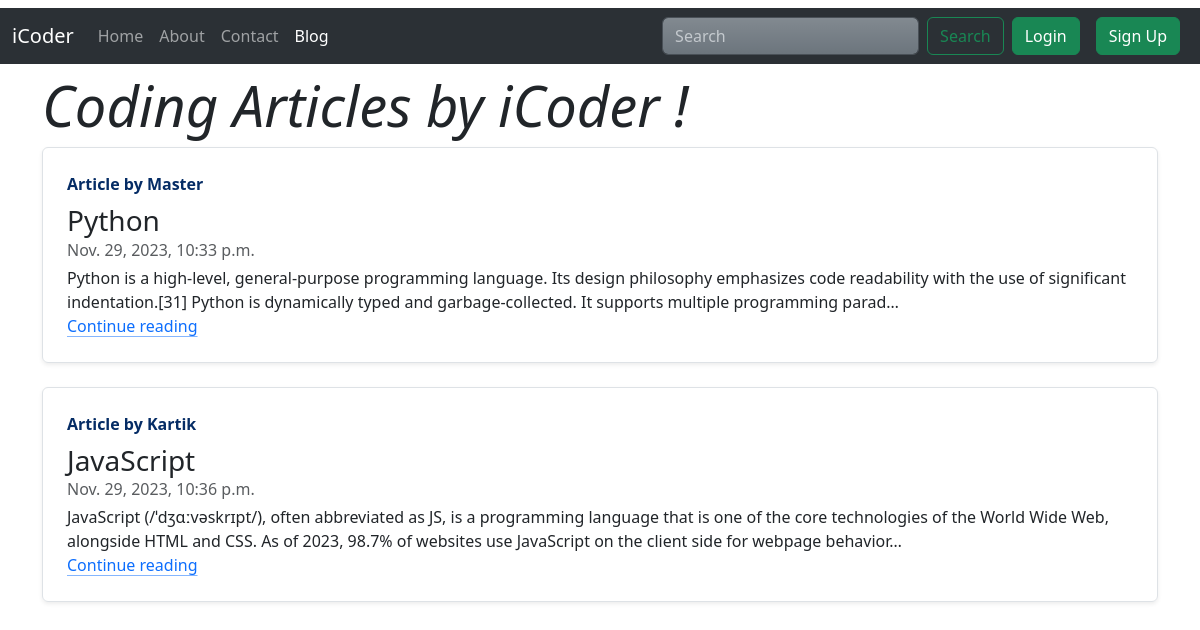
Screenshot of /blog/ with the database file from the repository.
### blog/models.py (models this page shows, shortened)
class Post(models.Model):
    serial_number = models.AutoField(primary_key=True)
    title = models.CharField(max_length=250)
    author = models.CharField(max_length=100)
    slug = models.CharField(max_length=100)
    content = models.TextField()
    timestamp = models.DateTimeField()

### blog/views.py (the view)
# urls.py: path('',views.home,name='home'),
def home(request):
    allPosts = Post.objects.all()
    context = {"allPosts": allPosts}
    return render(request, "blog/blogHome.html", context)

### blog/templates/blog/blogHome.html
{% extends "home/base.html" %}
{% block blogActive %}active{% endblock blogActive %}
{% block body %}
<div class="container">
  <h1 class="display-4 fst-italic">Coding Articles by iCoder !</h1>
  {% for post in allPosts %}
  <div class="row g-0 border rounded overflow-hidden flex-md-row mb-4 shadow-sm h-md-250 position-relative">
    <div class="col p-4 d-flex flex-column position-static">
      <strong class="d-inline-block mb-2 text-primary-emphasis">{{post.author}}</strong>
      <h3 class="mb-0">{{post.title}}</h3>
      <div class="mb-1 text-body-secondary">{{post.timestamp}}</div>
      <p class="card-text mb-auto">{{post.content|truncatechars:250}}</p>
      <a href="{{post.slug}}" class="icon-link gap-1 icon-link-hover stretched-link">
        Continue reading
        <svg class="bi">
          <use xlink:href="#chevron-right"></use>
        </svg>
      </a>
    </div>
  </div>
  {% endfor %}
</div>
{% endblock body %}

### rows the page displays
Post: author "Article by Master", title "Python", timestamp "Nov. 29, 2023, 10:33 p.m.", content "Python is a high-level, general-purpose programming language. Its design philosophy emphasizes code readability with the use of significant indentation.[31] Python is dynamically typed and garbage-collected. It supports multiple programming parad…"
Post: author "Article by Kartik", title "JavaScript", timestamp "Nov. 29, 2023, 10:36 p.m.", content "JavaScript (/ˈdʒɑːvəskrɪpt/), often abbreviated as JS, is a programming language that is one of the core technologies of the World Wide Web, alongside HTML and CSS. As of 2023, 98.7% of websites use JavaScript on the client side for webpage behavior…"
